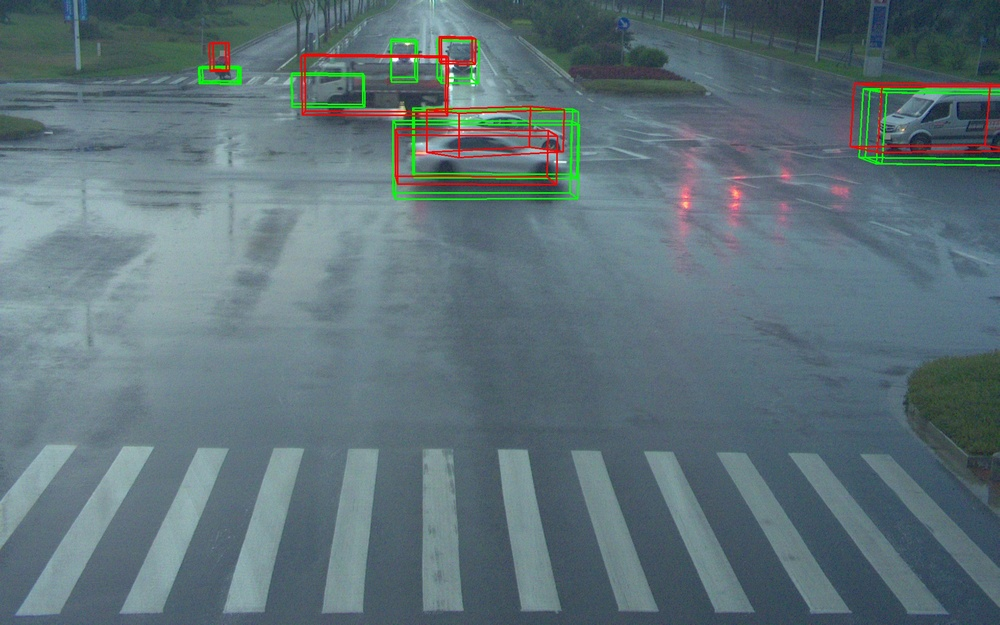
#> input picture examples/rcooper/1693909042.081970.jpg, 1000 x 625 px, shrunk from 1920 x 1200 before the run
$ python sim_2img.py --img1 ../../examples/rcooper/1693909042.081970.jpg --img2 ../../examples/rcooper/1693909063.315255.jpg
#> lines starting #> are read from the running program, lines starting #| are printed output that depends on the picture
import cv2
import argparse
import numpy as np


def args_parser():
    parser = argparse.ArgumentParser()
    parser.add_argument('--img1', type=str, required=True, help='Path to image 1')
    parser.add_argument('--img2', type=str, required=True, help='Path to image 2')
    return parser.parse_args()


def calculate_mse(gray_image1, gray_image2):
    # Calculate the Mean Squared Error (MSE)
    mse = np.mean((gray_image1 - gray_image2) ** 2)
    # # Calculate the Root Mean Squared Error (RMSE)
    # # rmse = np.sqrt(np.mean((gray_image1 - gray_image2) ** 2))
    # mse = np.sum((gray_image1 - gray_image2) ** 2)
    return mse

def main():
    args = args_parser()
    img1 = cv2.imread(args.img1, -1) / 256
    img2 = cv2.imread(args.img2, -1) / 256
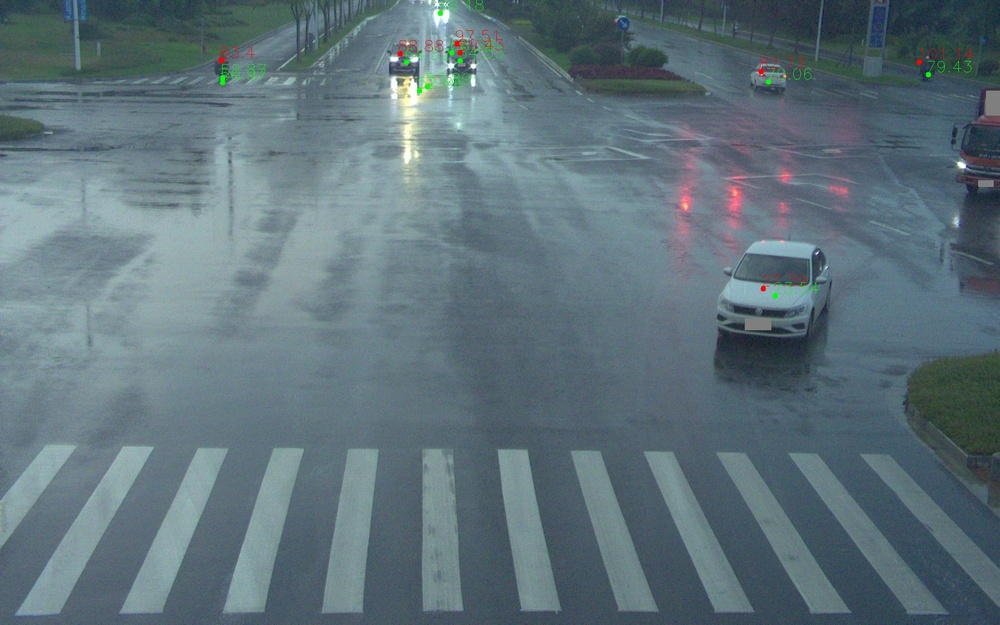
#> input picture examples/rcooper/1693909063.315255.jpg, 1000 x 625 px, shrunk from 1920 x 1200 before the run
    # img2 = img2[:,:,0]
    img = img1 - img2
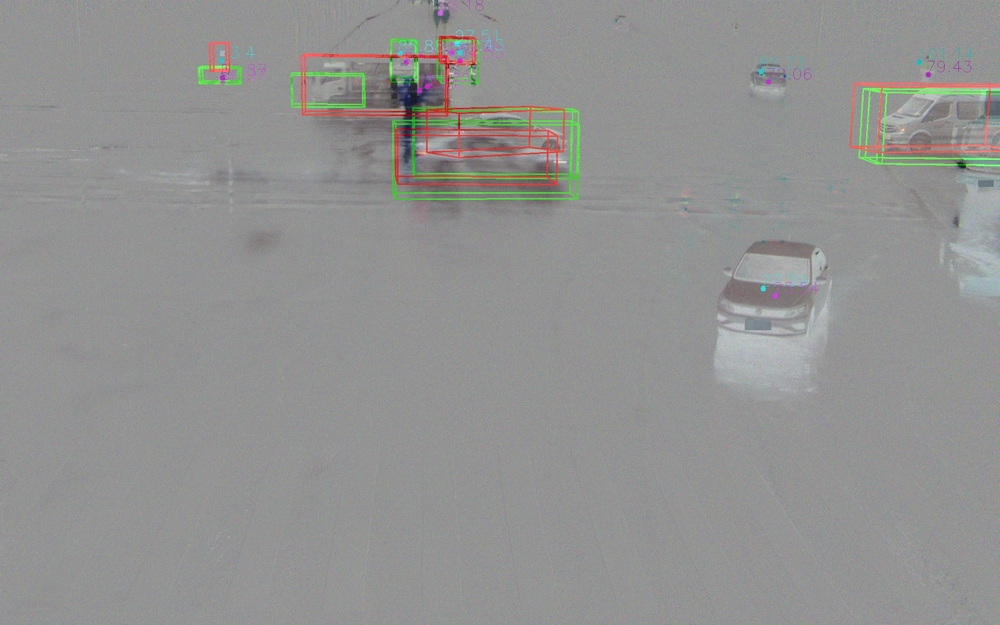
#> img: shape (625, 1000, 3) float64; mean B, G, R -0.00752, -0.00107, -0.00254; drawn with min black and max white
    print(img2.shape)
#| (625, 1000, 3)
    for v in range(0, img1.shape[0]):
        for u in range(0, img1.shape[1]):
            if img1[v, u] != 0:
                print('-' * 10)
                print(img1[v, u])
                print(img2[v, u])
                print('-' * 5)
    # if the value is not zero, it is set to 255
    # img[img != 0] = 255
    # save the difference image
    cv2.imwrite('/mnt/data_cfl/Projects/3dod-dataset-tools/output/tmp/diff_img.png', img)

    # gray_img1 = cv2.cvtColor(img1, cv2.COLOR_BGR2GRAY)
    # gray_img2 = cv2.cvtColor(img2, cv2.COLOR_BGR2GRAY)
    mse = calculate_mse(img1, img2)
    print(f'MSE: {mse}')


if __name__ == '__main__':
#> (the run stopped early here; a loop or call above may not have finished)
